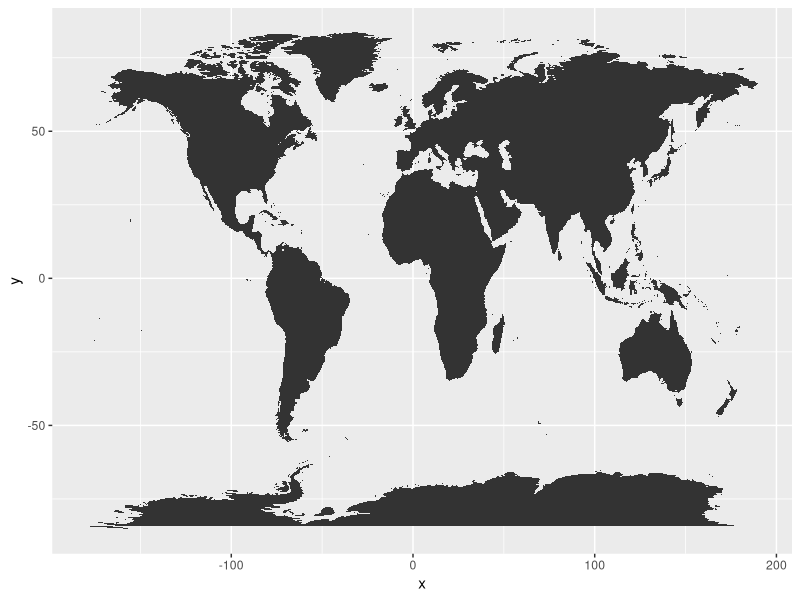

The R script that drew this image: (Note: this script raises an error after producing the figure.)
## ---- chunk 1
library(tidyverse)
## ---- chunk 2
# Load map data
world_map = map_data("world")

View(world_map) # Shows the data in a table
## ---- chunk 3
world_map %>%
  ggplot(aes(map_id = region)) +
  geom_map(map = world_map) +
  expand_limits(x = world_map$long, y = world_map$lat)
## ---- chunk 4
world_map %>%
  filter(region %in% c("Greenland", "Algeria")) %>%
  ggplot(aes(map_id = region)) +
  geom_map(map = world_map) +
  expand_limits(x = c(-100, 100), y = c(0, 100)) +
  coord_map("mercator")
## ---- chunk 5
world_map %>%
  filter(region %in% c("Greenland", "Algeria")) %>%
  ggplot(aes(map_id = region)) +
  geom_map(map = world_map) +
  expand_limits(x = c(-100, 100), y =  c(0, 100)) +
  coord_map("mollweide")
## ---- chunk 6
world_map %>%
  ggplot(aes(map_id = region)) +
  geom_map(map = world_map) +
  expand_limits(x = world_map$long, y = world_map$lat) +
  coord_map("mollweide")
## ---- chunk 7
world_map %>%
  ggplot(aes(map_id = region)) +
  geom_map(map = world_map) +
  expand_limits(x = world_map$long, y = world_map$lat) +
  coord_map("mollweide", xlim = c(-180, 180))
## ---- chunk 8
help(mapproject)
## ---- chunk 9
## PROJECTIONS
projlist <- c("aitoff", "albers", "azequalarea", "azequidist", "bicentric",
              "bonne", "conic", "cylequalarea", "cylindrical", "eisenlohr", "elliptic",
              "fisheye", "gall", "gilbert", "guyou", "harrison", "hex", "homing",
              "lagrange", "lambert", "laue", "lune", "mercator", "mollweide", "newyorker",
              "orthographic", "perspective", "polyconic", "rectangular", "simpleconic",
              "sinusoidal", "tetra", "trapezoidal")
## ---- chunk 10
world_map %>%
world_map %>%
  ggplot(aes(map_id = region)) +
  geom_map(map = world_map) +
  expand_limits(x = world_map$long, y = world_map$lat) +
  coord_map("mollweide", xlim = c(-180, 180))

